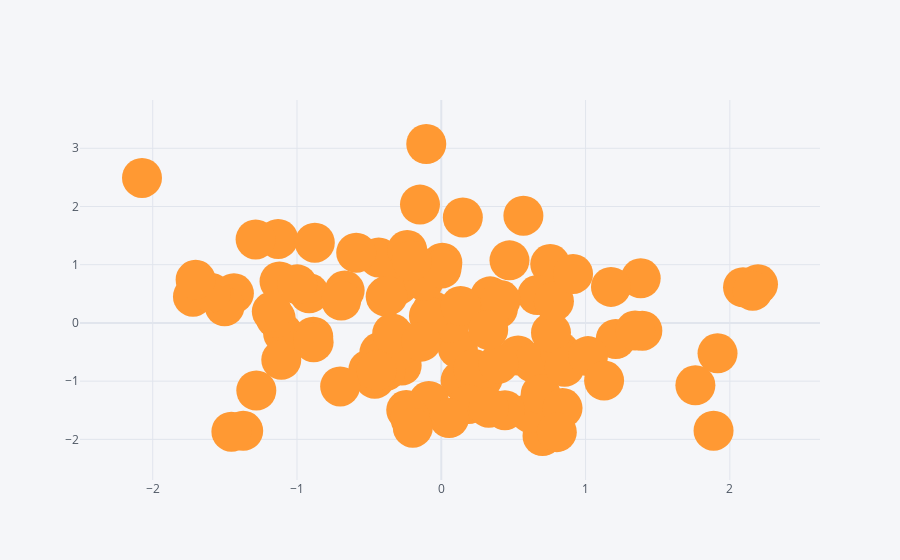

This figure's notebook cell:
### Code cell
df.iplot(x = "A" , y = "B", mode = "markers",size = 40)
